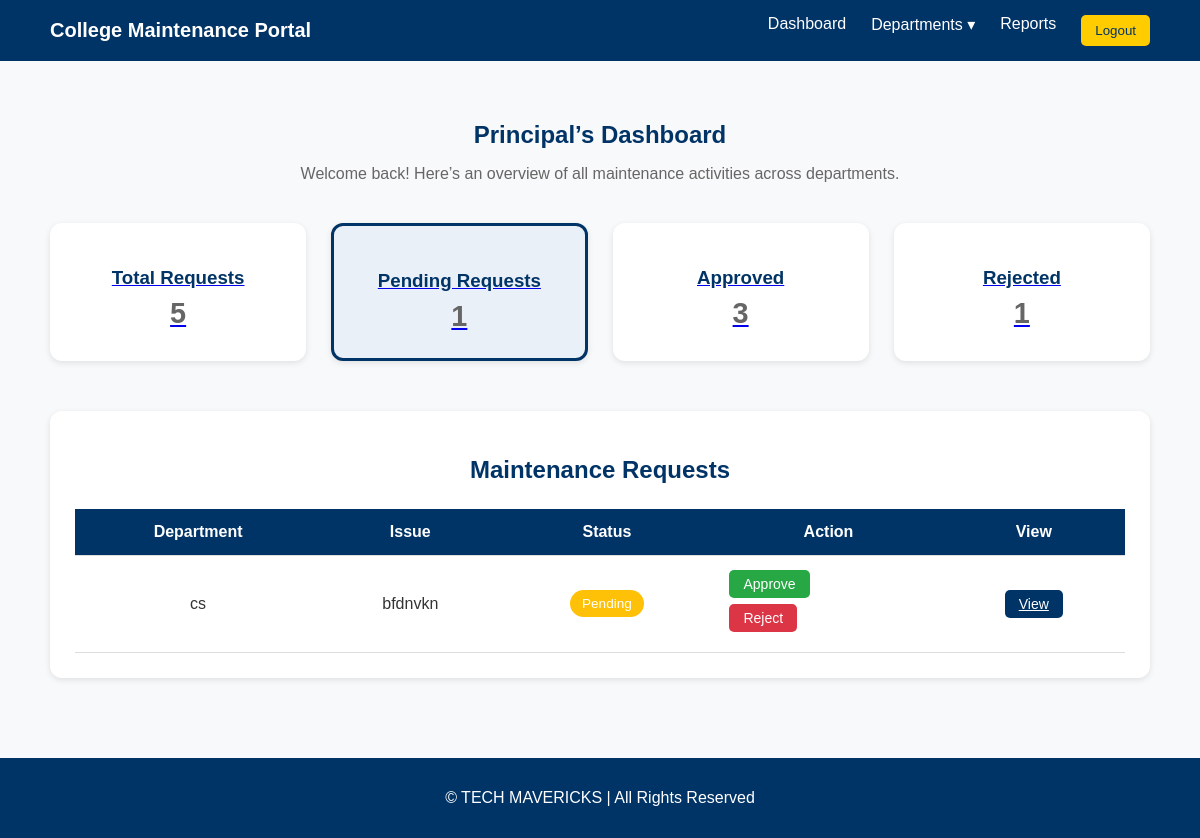
Page /admin-dashboard/?status=Pending (signed in) on the earlier database version.
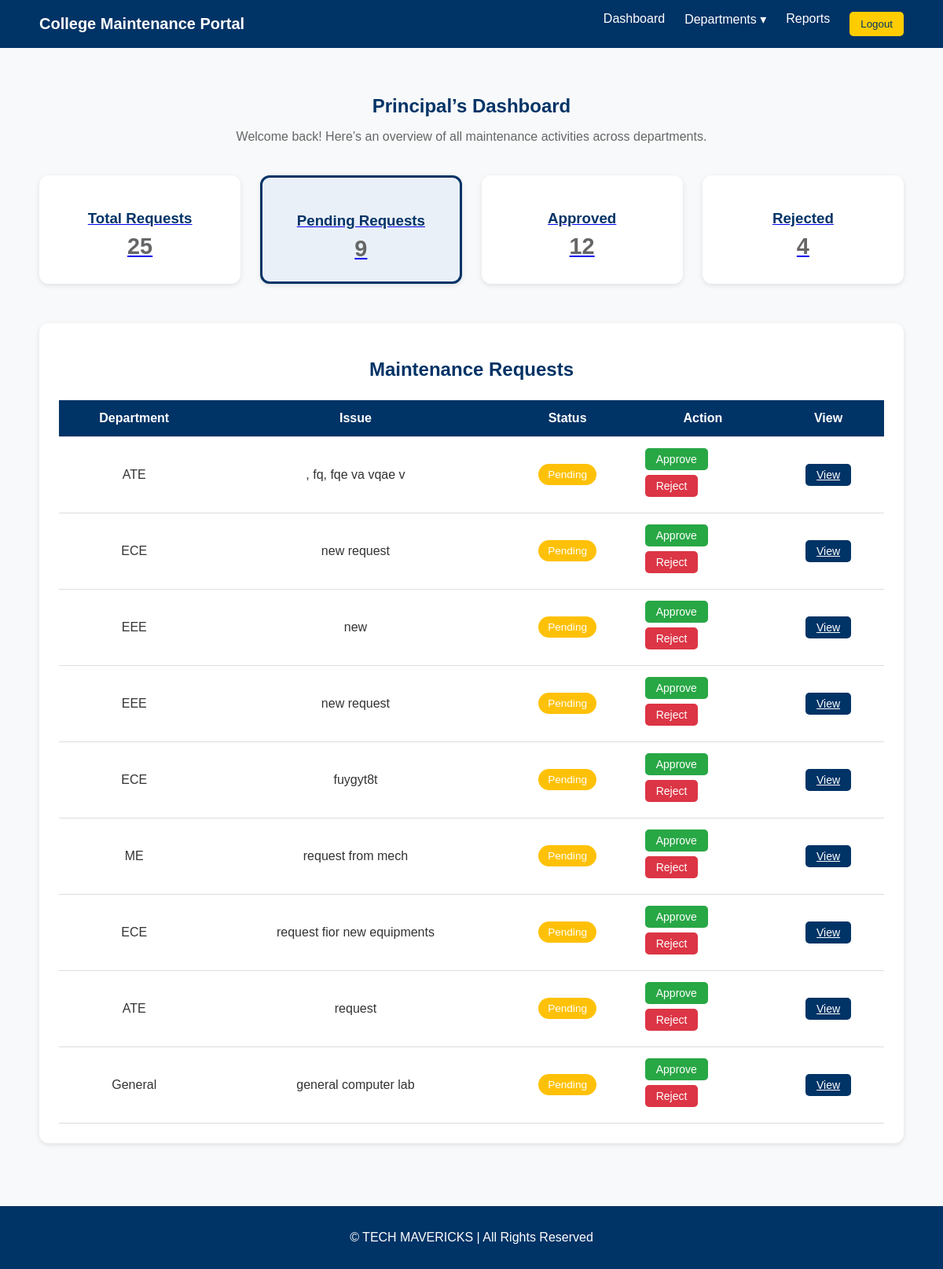
Same page on the later database version.
### maintenance_app/models.py (models this page shows, shortened)
class MaintenanceRequest(models.Model):
    STATUS_CHOICES = [('Pending','Pending'),('Approved','Approved'),('Rejected','Rejected'),('Completed','Completed'),]
    hod = models.ForeignKey(User, on_delete=models.CASCADE)
    branch = models.CharField(max_length=100)
    title = models.CharField(max_length=150)
    lab_name = models.CharField(max_length=100)
    description = models.TextField()
    date_submitted = models.DateTimeField(auto_now_add=True)
    status = models.CharField(max_length=20, choices=STATUS_CHOICES, default='Pending')
    admin_remark = models.TextField(blank=True, null=True)
    updated_at = models.DateTimeField(auto_now=True)
    selected_items = models.TextField(blank=True, null=True)
    total_amount = models.DecimalField(max_digits=12, decimal_places=2, default=0.00)

### maintenance_app/views.py (the view)
# urls.py: path('admin-dashboard/', views.admin_dashboard, name='admin_dashboard'),
@never_cache
@login_required
@user_passes_test(is_admin)
def admin_dashboard(request):
    status_filter = request.GET.get('status')
    department_filter = request.GET.get('department')
    requests_qs = MaintenanceRequest.objects.order_by('-date_submitted')
    if status_filter:
        requests_qs = requests_qs.filter(status=status_filter)
    if department_filter:
        requests_qs = requests_qs.filter(branch=department_filter)
    total = MaintenanceRequest.objects.count()
    pending = MaintenanceRequest.objects.filter(status='Pending').count()
    approved = MaintenanceRequest.objects.filter(status='Approved').count()
    rejected = MaintenanceRequest.objects.filter(status='Rejected').count()
    departments = MaintenanceRequest.objects.values_list('branch', flat=True).distinct()
    context = {
        'requests': requests_qs,
        'total': total,
        'pending': pending,
        'approved': approved,
        'rejected': rejected,
        'departments': departments,
        'status_filter': status_filter,
        'department_filter': department_filter,
    }
    return render(request, 'admin_dashboard.html', context)

### maintenance_app/views.py (called while the page is built)
def is_admin(user):
    try:
        return user.profile.role in ['ADMIN', 'PRINCIPAL']
    except Exception:
        return user.is_superuser

### maintenance_app/templates/admin_dashboard.html (shortened to what this page needs)
<!DOCTYPE html>
<html lang="en">
<head>
  {% load static %}
  <link rel="stylesheet" href="{% static 'css/admin.css' %}">
</head>
<body>
<header>
  <nav class="navbar">
    <div class="logo">College Maintenance Portal</div>
    <ul class="nav-links">
      <li><a href="{% url 'admin_dashboard' %}">Dashboard</a></li>
<li class="dropdown-container">
  <a id="deptLink">Departments ▾</a>
</li>
      <li><a href="#table">Reports</a></li>
      <li>
        <form method="post" action="{% url 'logout' %}">
          <button class="logout-btn">Logout</button>
        </form>
      </li>
    </ul>
  </nav>
</header>
<section class="dashboard">
  <h1>Principal’s Dashboard</h1>
  <p>Welcome back! Here’s an overview of all maintenance activities across departments.</p>
  <div class="cards">
    <a href="{% url 'admin_dashboard' %}" class="card {% if not status_filter %}active{% endif %}">
      <h3>Total Requests</h3><p>{{ total }}</p>
    </a>
    <a href="?status=Pending" class="card {% if status_filter == 'Pending' %}active{% endif %}">
      <h3>Pending Requests</h3><p>{{ pending }}</p>
    </a>
    <a href="?status=Approved" class="card {% if status_filter == 'Approved' %}active{% endif %}">
      <h3>Approved</h3><p>{{ approved }}</p>
    </a>
    <a href="?status=Rejected" class="card {% if status_filter == 'Rejected' %}active{% endif %}">
      <h3>Rejected</h3><p>{{ rejected }}</p>
    </a>
  </div>
  <div class="table-section" id="table">
    <h2>Maintenance Requests</h2>
    {% if requests %}
    <table>
      <thead>
        <tr>
          <th>Department</th>
          <th>Issue</th>
          <th>Status</th>
          <th>Action</th>
          <th>View</th>
        </tr>
      </thead>
      <tbody>
        {% for r in requests %}
        <tr>
          <td>{{ r.branch }}</td>
          <td>{{ r.title }}</td>
          <td><span class="status {{ r.status }}">{{ r.status }}</span></td>
          <td>
            <form method="post" action="{% url 'approve_request' r.pk %}" class="d-inline">
              <button class="btn-action" style="background:#28a745;">Approve</button>
            </form>
            <form method="post" action="{% url 'reject_request' r.pk %}" class="d-inline">
              <button class="btn-action" style="background:#dc3545;">Reject</button>
            </form>
          </td>
          <td><a href="{% url 'request_detail' r.pk %}" class="btn-action">View</a></td>
        </tr>
        {% endfor %}
      </tbody>
    </table>
    {% else %}
    <p class="text-muted text-center">No maintenance requests available.</p>
    {% endif %}
  </div>
</section>
<footer>
  <p>© TECH MAVERICKS | All Rights Reserved</p>
</footer>
</body>
</html>

### maintenance_app/static/css/admin.css (style rules this page uses)
* { box-sizing: border-box; font-family: "Poppins", sans-serif; }
body { background-color: #f8f9fa; color: #333; margin: 0; }
.navbar { display: flex; justify-content: space-between; align-items: center; background: #003366; padding: 15px 50px; color: white; }
.navbar .logo { font-size: 20px; font-weight: bold; }
.nav-links { list-style: none; display: flex; gap: 25px; margin: 0; padding: 0; }
.nav-links a { color: white; text-decoration: none; transition: color 0.3s; }
.logout-btn { background: #ffcc00; color: #003366; border: none; padding: 8px 14px; border-radius: 5px; cursor: pointer; transition: 0.3s; }
.dashboard { padding: 40px 50px; text-align: center; }
.dashboard h1 { color: #003366; margin-bottom: 10px; }
.dashboard p { color: #666; margin-bottom: 40px; }
.cards { display: grid; grid-template-columns: repeat(auto-fit, minmax(220px, 1fr)); gap: 25px; margin-bottom: 50px; }
.card { background: white; padding: 25px; border-radius: 12px; box-shadow: 0 2px 6px rgba(0,0,0,0.1); transition: transform 0.2s; }
.card h3 { color: #003366; margin-bottom: 8px; }
.card p { font-size: 1.8rem; font-weight: bold; margin: 0; }
.table-section { background: white; padding: 25px; border-radius: 12px; box-shadow: 0 2px 6px rgba(0,0,0,0.1); }
.table-section h2 { color: #003366; text-align: center; margin-bottom: 25px; }
table { width: 100%; border-collapse: collapse; }
th, td { padding: 14px 15px; text-align: center; border-bottom: 1px solid #ddd; }
th { background: #003366; color: white; }
.status { padding: 6px 12px; border-radius: 20px; color: white; font-size: 0.85rem; display: inline-block; }
.status.Pending { background: #ff9900; }
.btn-action { background: #003366; color: white; border: none; padding: 6px 12px; border-radius: 5px; cursor: pointer; transition: 0.3s; }
footer { text-align: center; background: #003366; color: white; padding: 15px 0; margin-top: 40px; }
.dropdown-container { position: relative; }
.card { cursor: pointer; transition: transform 0.2s ease, box-shadow 0.2s ease; }
.card.active { border: 3px solid #003366; background-color: #eaf0f8; }
.status.Pending { background: #ffc107; color: white; }
td { vertical-align: middle; }
td form.d-inline { display: flex; align-items: center; gap: 8px; flex-wrap: wrap; margin-bottom: 6px; }
.btn-action { color: white; border: none; padding: 6px 14px; border-radius: 5px; cursor: pointer; font-size: 14px; }

Differences in the rows shown:
no longer on this page (row edited): MaintenanceRequest: branch "cs", title "bfdnvkn", status "Pending"
added MaintenanceRequest: branch "ATE", title ", fq, fqe va vqae v", status "Pending"
added MaintenanceRequest: branch "ECE", title "new request", status "Pending"
added MaintenanceRequest: branch "EEE", title "new", status "Pending"
added MaintenanceRequest: branch "EEE", title "new request", status "Pending"
added MaintenanceRequest: branch "ECE", title "fuygyt8t", status "Pending"
added MaintenanceRequest: branch "ME", title "request from mech", status "Pending"
added MaintenanceRequest: branch "ECE", title "request fior new equipments", status "Pending"
added MaintenanceRequest: branch "ATE", title "request", status "Pending"
added MaintenanceRequest: branch "General", title "general computer lab", status "Pending"
Other differences:
{{ total }}: "5" → "25"
{{ pending }}: "1" → "9"
{{ approved }}: "3" → "12"
{{ rejected }}: "1" → "4"
